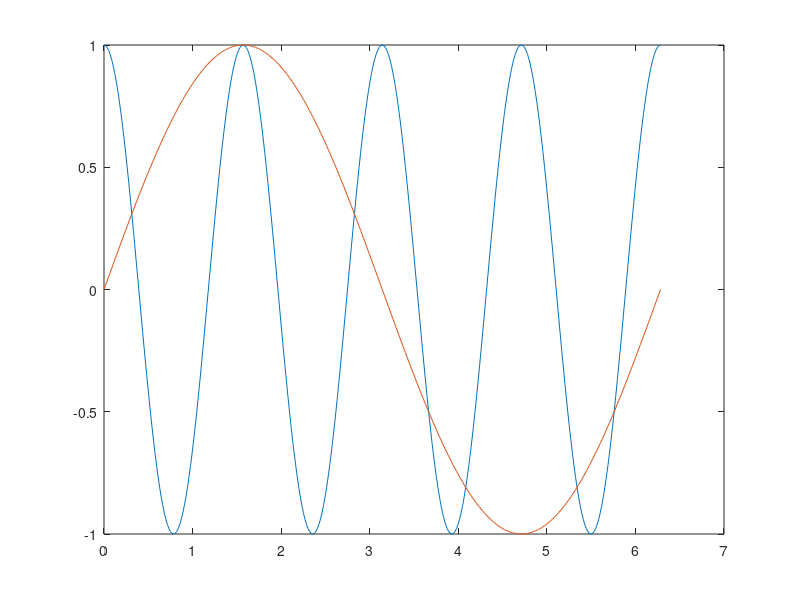
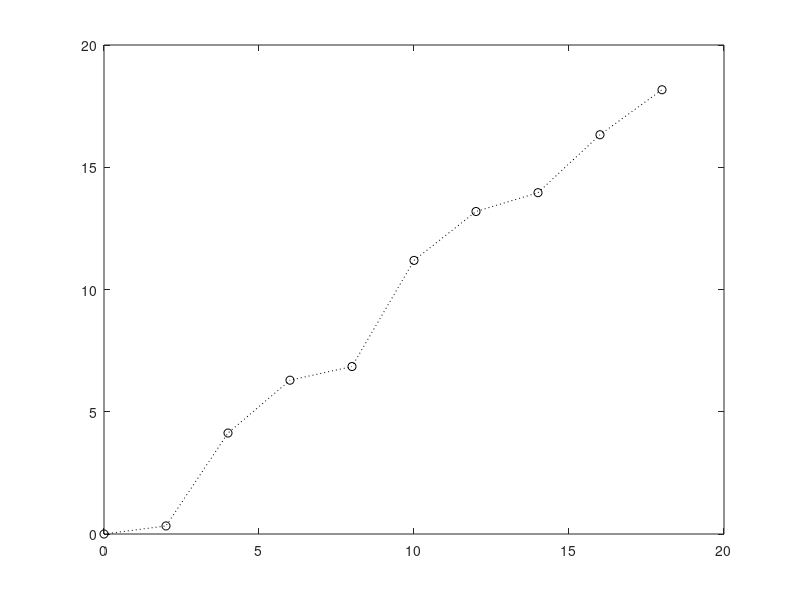
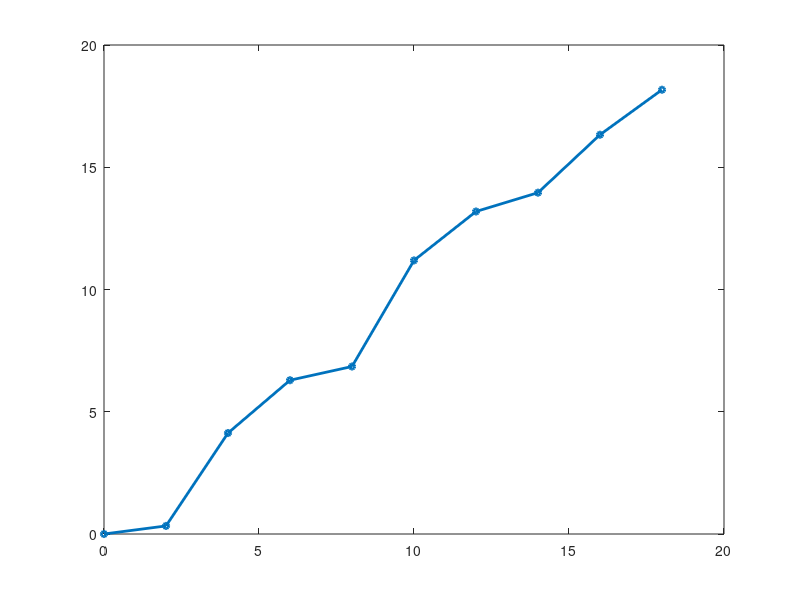
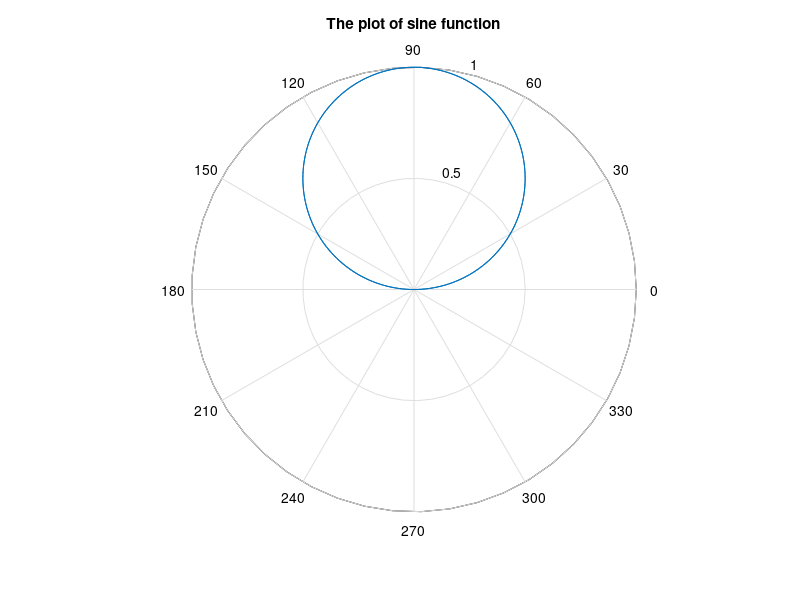

These figures' MATLAB source, in order:
clear all;clc;
close all;
x = [0:2:18];
y = [0, 0.33 , 4.13, 6.29, 6.85, 11.19 , 13.19, 13.96, 16.33 18.17];

%Task 1
x1 = 0: pi/180: 2*pi;
y1 = cos(4*x1);
figure(1)
plot(x1, y1)
hold on
y2 = sin(x1);
plot(x1,  y2)
hold off

%Task 2
figure(2)
plot(x,y,':ok') 

figure(3)
plot(x, y, 'LineWidth', 2, 'Marker', 'o', 'MarkerSize', 4)

%Task 3 
figure(4)
polar(x1,y2) %Octave
%polarplot(x1,y2) %Matlab
title('The plot of sine function')

%Task 6
figure(5)
subplot(1,2,1), plot(x1,  y2);
subplot(1,2,2),  polar(x1,y2); %Octave

%Task 7
x1 = 0: pi/180: 2*pi;
x = 0: pi/180: 2*pi;
y1 = sin(x1);
y2 = exp(x1);
figure(6)
ax = plotyy (x1,y1, x-1,y2);
xlabel ("X");
ylabel (ax(1), "Axis 1");
ylabel (ax(2), "Axis 2");

%Task 8
figure(7)
fplot(@(x) sin(x), [-2*pi, 2*pi])
%Ex)
figure(8)
fplot(@(x) sin(x)+cos(x), [-2*pi, 2*pi])



figure(9)
spacing = 0.2;
[X,Y] = meshgrid(-2:spacing:2);
Z = X.*exp(-X.^2 - Y.^2);
[DX,DY] = gradient(Z,spacing);
quiver(X,Y,DX,DY);
hold on
contour(X,Y,Z);
axis equal
hold off

figure(10)
surf(X,Y,Z)
figure(11)
surfc(X,Y,Z)
figure(12)
waterfall(X,Y,Z)

figure(13)
spacing = 0.1;
[X3,Y3] = meshgrid(-1:spacing:1);
Z3 = (X3).^2+(Y3).^2;
[DX3,DY3] = gradient(Z3,spacing);
quiver(X3,Y3,DX3,DY3);
hold on
contour(X3,Y3,Z3);
axis equal
hold off

figure(14)
subplot(2,2,1)
quiver(X3,Y3,DX3,DY3);hold on
contour(X3,Y3,Z3);
axis equal
hold off
subplot(2,2,2)
surf(X3,Y3,Z3)
subplot(2,2,3)
surfc(X3,Y3,Z3)
subplot(2,2,4)
mesh(X3,Y3,Z3)
colorbar

figure(15)
subplot(2,1,1)
plot(X3(1,:), DX3(1,:))
subplot(2,1,2)
plot(Y3(:,1), DY3(:,1))

figure(16)
spacing = 0.1053;
[X3,Y3] = meshgrid(-1:spacing:1);
Z3 = 1./sqrt((X3).^2+(Y3).^2);
[DX3,DY3] = gradient(Z3,spacing);
quiver(X3,Y3,DX3,DY3);
hold on
contour(X3,Y3,Z3);
axis equal
hold off

x = 0:pi/4:2*pi;
v = sin(x);

xq = 0:pi/16:2*pi;

figure(17)
vq1 = interp1(x,v,xq);
plot(x,v,'o',xq,vq1,':.');
xlim([0 2*pi]);
title('(Default) Linear Interpolation');

figure(18)
vq2 = interp1(x,v,xq,'spline');
plot(x,v,'o',xq,vq2,':.');
xlim([0 2*pi]);
title('Spline Interpolation');

v = [0  1.41  2  1.41  0  -1.41  -2  -1.41 0];

xq = 1.5:8.5;
vq = interp1(v,xq);
figure(19)
plot((1:9),v,'o',xq,vq,'*');
legend('v','vq');

spacing = 0.5;
[X3,Y3] = meshgrid(-1:spacing:1);
Z3 = (X3).^2+(Y3).^2;
figure(20)
surf(X3,Y3,Z3)
spacing = 0.1;
[Xq3,Yq3] = meshgrid(-1:spacing:1);
Zq3 = interp2(X3,Y3,Z3,Xq3,Yq3);
figure(21)
surf(Xq3,Yq3,Zq3)

Zq4 = interp2(X3,Y3,Z3,Xq3,Yq3,'spline');
figure(22)
surf(Xq3,Yq3,Zq4)

